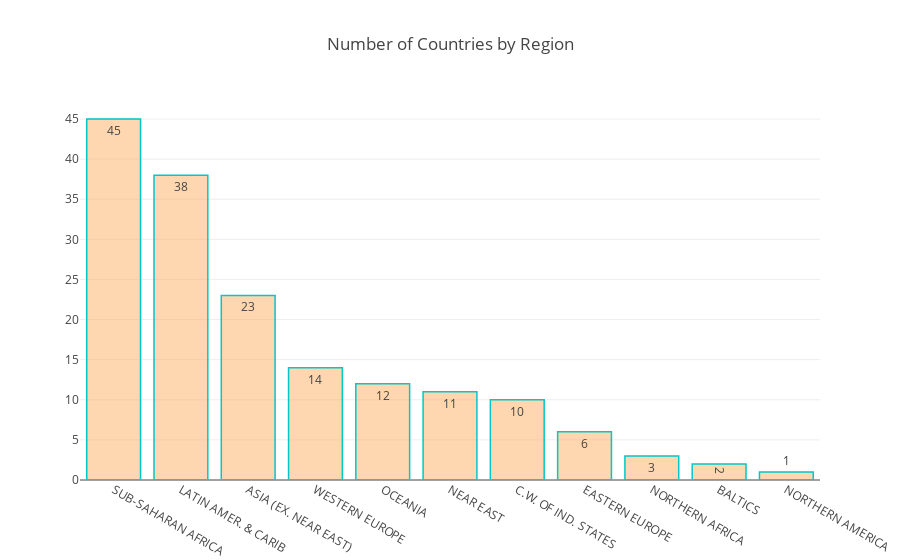

This figure's notebook cell:
### Markdown cell above
Let's see the Number Of Countries by Region:

### Code cell
trace = [go.Bar(
            x=data.Region.value_counts().index,
            y=data.Region.value_counts().values,
            text=data.Region.value_counts().values,
            hoverinfo = 'text',
            textposition = 'auto',
            marker = dict(color = 'rgba(253,174,97, 0.5)',
                             line=dict(color='rgb(0,200,200)',width=1.5)),
    )]

layout = dict(
    title = 'Number of Countries by Region',
)
fig = go.Figure(data=trace, layout=layout)
iplot(fig)

### Figure 1 — Plotly figure (JSON) as saved in the notebook; plotly's stock layout.template omitted (floating-point values rounded to 4 significant figures)
{"data": [{"hoverinfo": "text", "marker": {"color": "rgba(253,174,97, 0.5)", "line": {"color": "rgb(0,200,200)", "width": 1.5}}, "text": [45, 38, 23, 14, 12, 11, 10, 6, 3, 2, 1], "textposition": "auto", "type": "bar", "uid": "f48b829d-3159-4f21-8b58-aeaddb615075", "x": ["SUB-SAHARAN AFRICA                 ", "LATIN AMER. & CARIB    ", "ASIA (EX. NEAR EAST)         ", "WESTERN EUROPE                     ", "OCEANIA                            ", "NEAR EAST                          ", "C.W. OF IND. STATES ", "EASTERN EUROPE                     ", "NORTHERN AFRICA                    ", "BALTICS                            ", "NORTHERN AMERICA                   "], "y": [45, 38, 23, 14, 12, 11, 10, 6, 3, 2, 1]}], "layout": {"title": {"text": "Number of Countries by Region"}}}
